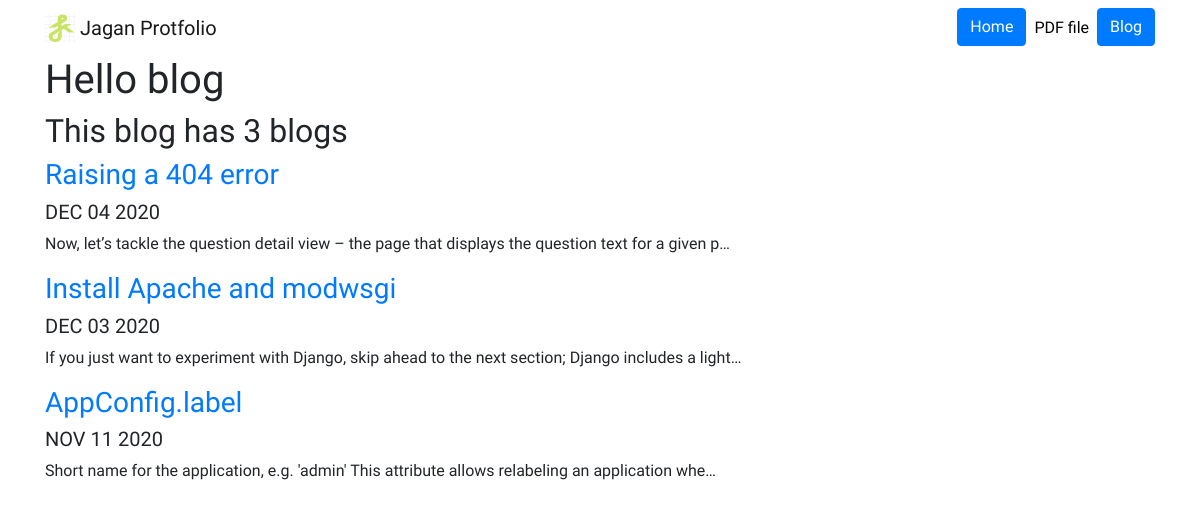
Screenshot of /blog/ with the database file from the repository.
### blog/models.py (models this page shows, shortened)
class Blog(models.Model):
    title = models.CharField(max_length=100)
    description = models.TextField()
    date = models.DateField()

### blog/views.py (the view)
# urls.py: path('', views.all_blogs, name ='all_blogs'),
def all_blogs(request):
    blogs = Blog.objects.order_by('-date')
    return render(request, 'blog/all_blogs.html', {'blogs':blogs})

### blog/templates/blog/all_blogs.html
{% extends 'portfolio/base.html' %}
{% block content %}
<h1>Hello blog</h2>
<h2>This blog has {{ blogs.count }} blog{{ blogs.count|pluralize}}</h2>
{% for blog in blogs %}
<a href="{% url 'blog:detail' blog.id %}"><h3>{{ blog.title}}</h3></a>
<h5>{{ blog.date|date:'M d Y'|upper}}</h5>
<p>{{ blog.description|striptags|truncatechars:100}}</p>
{% endfor %}
{% endblock %}

### portfolio/static/portfolio/custom.css (style rules this page uses)
body { font-family: 'Do Hyeon', sans-serif; }

### rows the page displays
Blog: title "Raising a 404 error", date "DEC 04 2020", description "Now, let’s tackle the question detail view – the page that displays the question text for a given p…"
Blog: title "Install Apache and modwsgi", date "DEC 03 2020", description "If you just want to experiment with Django, skip ahead to the next section; Django includes a light…"
Blog: title "AppConfig.label", date "NOV 11 2020", description "Short name for the application, e.g. 'admin' This attribute allows relabeling an application whe…"

### other values shown
{{ blogs.count }} "3"
